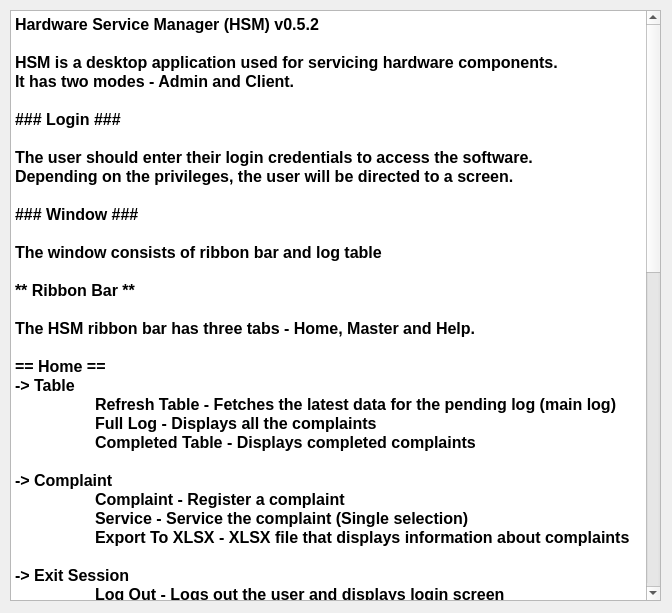
<?xml version="1.0" encoding="UTF-8"?>
<ui version="4.0">
 <class>Dialog</class>
 <widget class="QDialog" name="Dialog">
  <property name="windowModality">
   <enum>Qt::ApplicationModal</enum>
  </property>
  <property name="geometry">
   <rect>
    <x>0</x>
    <y>0</y>
    <width>672</width>
    <height>613</height>
   </rect>
  </property>
  <property name="windowTitle">
   <string>Dialog</string>
  </property>
  <widget class="QPlainTextEdit" name="plainTextEdit">
   <property name="geometry">
    <rect>
     <x>10</x>
     <y>10</y>
     <width>651</width>
     <height>591</height>
    </rect>
   </property>
   <property name="font">
    <font>
     <family>Arial</family>
     <pointsize>12</pointsize>
     <weight>75</weight>
     <bold>true</bold>
    </font>
   </property>
   <property name="readOnly">
    <bool>true</bool>
   </property>
   <property name="plainText">
    <string>Hardware Service Manager (HSM) v0.5.2

HSM is a desktop application used for servicing hardware components.
It has two modes - Admin and Client.

### Login ###

The user should enter their login credentials to access the software.
Depending on the privileges, the user will be directed to a screen.

### Window ###

The window consists of ribbon bar and log table

** Ribbon Bar **

The HSM ribbon bar has three tabs - Home, Master and Help.

== Home ==
-&gt; Table
	Refresh Table - Fetches the latest data for the pending log (main log)
	Full Log - Displays all the complaints
	Completed Table - Displays completed complaints

-&gt; Complaint
	Complaint - Register a complaint
	Service - Service the complaint (Single selection)
	Export To XLSX - XLSX file that displays information about complaints

-&gt; Exit Session
	Log Out - Logs out the user and displays login screen
	Quit - Closes the application

== Master ==
-&gt; User
	Add User - Create New User
	Edit User - Edit the user by selecting from the log
	Reset Password - Reset Password for user(s)

-&gt; Hardware
	Add Hardware - Create New Hardware
	Edit Hardware - Edit the hardware by selecting from the log

-&gt; Problem
	Add Problem - Create New Problem
	Edit Problem - Edit the problem by selecting from the log

-&gt; Location
	Add Location - Create New Location
	Edit Location - Edit the location by selecting from the log

-&gt; Brand
	Add Brand - Create New Brand
	Edit Brand - Edit the brand by selecting from the log

== Help ==
-&gt; Information
	About - Brief information about the software
	License - License notice of the software 

-&gt; How To Use
	Manual - The document that you are currently reading

** Pending Log **
Pending Log displays information about all the complaints that are pending


Written by Rahul Mac</string>
   </property>
  </widget>
 </widget>
 <resources/>
 <connections/>
</ui>
